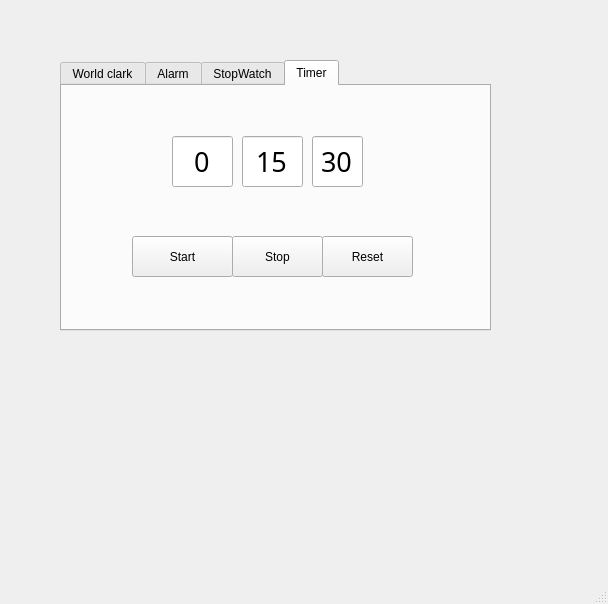
<?xml version="1.0" encoding="UTF-8"?>
<ui version="4.0">
 <class>MainWindow</class>
 <widget class="QMainWindow" name="MainWindow">
  <property name="geometry">
   <rect>
    <x>0</x>
    <y>0</y>
    <width>608</width>
    <height>604</height>
   </rect>
  </property>
  <property name="windowTitle">
   <string>MainWindow</string>
  </property>
  <widget class="QWidget" name="centralwidget">
   <widget class="QTabWidget" name="tabWidget">
    <property name="geometry">
     <rect>
      <x>60</x>
      <y>60</y>
      <width>431</width>
      <height>271</height>
     </rect>
    </property>
    <property name="currentIndex">
     <number>3</number>
    </property>
    <widget class="QWidget" name="tab">
     <attribute name="title">
      <string>World clark</string>
     </attribute>
    </widget>
    <widget class="QWidget" name="tab_2">
     <attribute name="title">
      <string>Alarm</string>
     </attribute>
    </widget>
    <widget class="QWidget" name="tab_3">
     <attribute name="title">
      <string>StopWatch</string>
     </attribute>
     <widget class="QLabel" name="lbl_stopwatch">
      <property name="geometry">
       <rect>
        <x>140</x>
        <y>30</y>
        <width>81</width>
        <height>41</height>
       </rect>
      </property>
      <property name="font">
       <font>
        <family>Seven Segment</family>
        <pointsize>20</pointsize>
       </font>
      </property>
      <property name="styleSheet">
       <string notr="true">color: rgb(255, 38, 0);</string>
      </property>
      <property name="text">
       <string>0</string>
      </property>
      <property name="alignment">
       <set>Qt::AlignCenter</set>
      </property>
     </widget>
     <widget class="QPushButton" name="btn_start_stopwatch">
      <property name="geometry">
       <rect>
        <x>24</x>
        <y>110</y>
        <width>101</width>
        <height>41</height>
       </rect>
      </property>
      <property name="text">
       <string>Start</string>
      </property>
     </widget>
     <widget class="QPushButton" name="btn_stop_stopwatch">
      <property name="geometry">
       <rect>
        <x>124</x>
        <y>110</y>
        <width>91</width>
        <height>41</height>
       </rect>
      </property>
      <property name="text">
       <string>Stop</string>
      </property>
     </widget>
     <widget class="QPushButton" name="btn_reset_stopwatch">
      <property name="geometry">
       <rect>
        <x>214</x>
        <y>110</y>
        <width>91</width>
        <height>41</height>
       </rect>
      </property>
      <property name="text">
       <string>Reset</string>
      </property>
     </widget>
    </widget>
    <widget class="QWidget" name="tab_4">
     <attribute name="title">
      <string>Timer</string>
     </attribute>
     <widget class="QPushButton" name="btn_stop_timer">
      <property name="geometry">
       <rect>
        <x>170</x>
        <y>150</y>
        <width>91</width>
        <height>41</height>
       </rect>
      </property>
      <property name="text">
       <string>Stop</string>
      </property>
     </widget>
     <widget class="QPushButton" name="btn_reset_timer">
      <property name="geometry">
       <rect>
        <x>260</x>
        <y>150</y>
        <width>91</width>
        <height>41</height>
       </rect>
      </property>
      <property name="text">
       <string>Reset</string>
      </property>
     </widget>
     <widget class="QPushButton" name="btn_start_timer">
      <property name="geometry">
       <rect>
        <x>70</x>
        <y>150</y>
        <width>101</width>
        <height>41</height>
       </rect>
      </property>
      <property name="text">
       <string>Start</string>
      </property>
     </widget>
     <widget class="QLineEdit" name="tb_hour_timer">
      <property name="geometry">
       <rect>
        <x>110</x>
        <y>50</y>
        <width>61</width>
        <height>51</height>
       </rect>
      </property>
      <property name="font">
       <font>
        <family>Seven Segment</family>
        <pointsize>20</pointsize>
       </font>
      </property>
      <property name="text">
       <string>0</string>
      </property>
      <property name="alignment">
       <set>Qt::AlignCenter</set>
      </property>
     </widget>
     <widget class="QLineEdit" name="tb_minute_timer">
      <property name="geometry">
       <rect>
        <x>180</x>
        <y>50</y>
        <width>61</width>
        <height>51</height>
       </rect>
      </property>
      <property name="font">
       <font>
        <family>Seven Segment</family>
        <pointsize>20</pointsize>
       </font>
      </property>
      <property name="text">
       <string>15</string>
      </property>
      <property name="alignment">
       <set>Qt::AlignCenter</set>
      </property>
     </widget>
     <widget class="QLineEdit" name="tb_second_timer">
      <property name="geometry">
       <rect>
        <x>250</x>
        <y>50</y>
        <width>51</width>
        <height>51</height>
       </rect>
      </property>
      <property name="font">
       <font>
        <family>Seven Segment</family>
        <pointsize>20</pointsize>
       </font>
      </property>
      <property name="text">
       <string>30</string>
      </property>
      <property name="alignment">
       <set>Qt::AlignCenter</set>
      </property>
     </widget>
    </widget>
   </widget>
  </widget>
  <widget class="QMenuBar" name="menubar">
   <property name="geometry">
    <rect>
     <x>0</x>
     <y>0</y>
     <width>608</width>
     <height>22</height>
    </rect>
   </property>
  </widget>
  <widget class="QStatusBar" name="statusbar"/>
 </widget>
 <resources/>
 <connections/>
</ui>
